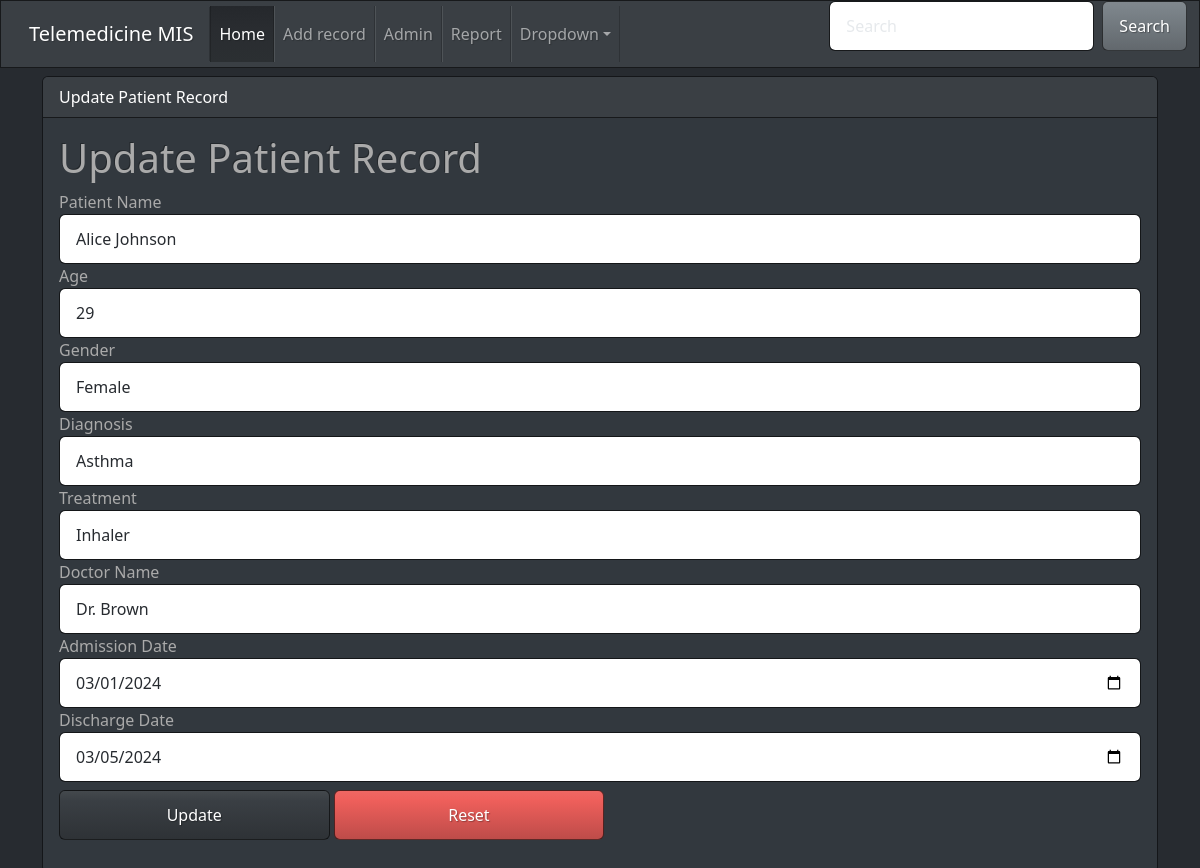
The page /update.php?id=3 on the database its author committed.
### tables this page shows
CREATE TABLE patient_records (
    id INT AUTO_INCREMENT PRIMARY KEY,
    patient_name VARCHAR(100) NOT NULL,
    age INT NOT NULL,
    gender VARCHAR(10) NOT NULL,
    diagnosis VARCHAR(255) NOT NULL,
    treatment VARCHAR(255) NOT NULL,
    doctor_name VARCHAR(100) NOT NULL,
    admission_date DATE NOT NULL,
    discharge_date DATE
);

### update.php (the view, shortened to what this page needs)
<?php
include("css.php");
include("nav.php");
$servername = "localhost";
$username = "root";
$password = "";
$dbname = "health_db";
$conn = new mysqli($servername, $username, $password, $dbname);
$id = intval($_GET['id']);
$sql = "SELECT * FROM patient_records WHERE id = $id";
$result = $conn->query($sql);
if ($result->num_rows > 0) {
    $row = $result->fetch_assoc();
} else {
    echo "No record found";
    exit;
}
?>
    <div class="container mt-2">
        <div class="card mt-1">
            <div class="card-header bg-primary text-white">Update Patient Record</div>
            <div class="card-body">
                <h1>Update Patient Record</h1>
                <form method="post" action="update.php?id=<?php echo $id; ?>">
                    <div class="form-group">
                        <label for="patient_name">Patient Name</label>
                        <input type="text" class="form-control" id="patient_name" name="patient_name" value="<?php echo $row['patient_name']; ?>" required>
                    </div>
                    <div class="form-group">
                        <label for="age">Age</label>
                        <input type="number" class="form-control" id="age" name="age" value="<?php echo $row['age']; ?>" required>
                    </div>
                    <div class="form-group">
                        <label for="gender">Gender</label>
                        <select class="form-control" id="gender" name="gender" required>
                            <option value="Female" <?php if ($row['gender'] == 'Female') echo 'selected'; ?>>Female</option>
                        </select>
                    </div>
                    <div class="form-group">
                        <label for="diagnosis">Diagnosis</label>
                        <input type="text" class="form-control" id="diagnosis" name="diagnosis" value="<?php echo $row['diagnosis']; ?>" required>
                    </div>
                    <div class="form-group">
                        <label for="treatment">Treatment</label>
                        <input type="text" class="form-control" id="treatment" name="treatment" value="<?php echo $row['treatment']; ?>" required>
                    </div>
                    <div class="form-group">
                        <label for="doctor_name">Doctor Name</label>
                        <input type="text" class="form-control" id="doctor_name" name="doctor_name" value="<?php echo $row['doctor_name']; ?>" required>
                    </div>
                    <div class="form-group">
                        <label for="admission_date">Admission Date</label>
                        <input type="date" class="form-control" id="admission_date" name="admission_date" value="<?php echo $row['admission_date']; ?>" required>
                    </div>
                    <div class="form-group">
                        <label for="discharge_date">Discharge Date</label>
                        <input type="date" class="form-control" id="discharge_date" name="discharge_date" value="<?php echo $row['discharge_date']; ?>" required>
                    </div>
                    <button type="submit" name="submit" class="btn btn-primary w-25 mt-2">Update</button>
                    <button type="reset" name="reset" class="btn btn-danger w-25 mt-2">Reset</button>
                </form>
            </div>
        </div>
    </div>
</body>
</html>

### rows shown on the page
patient_records: patient_name "Alice Johnson", age "29", gender "Female", diagnosis "Asthma", treatment "Inhaler", doctor_name "Dr. Brown", admission_date "03/01/2024", discharge_date "03/05/2024"
